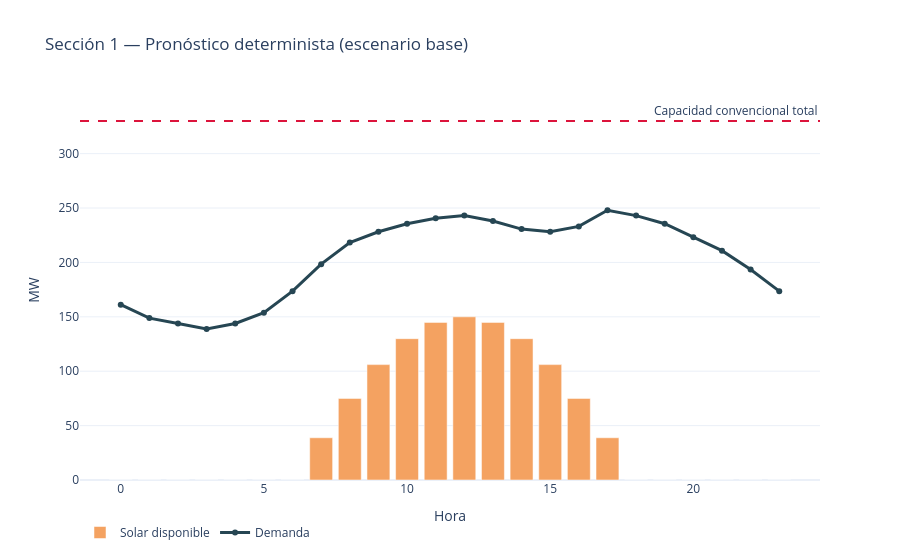

Notebook code cell kept with this figure:
### Code cell
# Visualizacion del pronostico determinista (base)
fig = go.Figure()
fig.add_bar(x=T, y=Psol_base, name="Solar disponible", marker_color="#f4a261")
fig.add_scatter(x=T, y=D_base, name="Demanda", mode="lines+markers",
                line=dict(color="#264653", width=3))
fig.add_hline(y=sum(Pmax.values()), line_dash="dash", line_color="crimson",
              annotation_text="Capacidad convencional total")
fig.update_layout(title="Sección 1 — Pronóstico determinista (escenario base)",
                  xaxis_title="Hora", yaxis_title="MW", template="plotly_white",
                  legend=dict(orientation="h"))
fig.show()

### Figure 1 — Plotly figure (JSON) as saved in the notebook; plotly's stock layout.template omitted (floating-point values rounded to 4 significant figures)
{"data": [{"marker": {"color": "#f4a261"}, "name": "Solar disponible", "type": "bar", "x": [0, 1, 2, 3, 4, 5, 6, 7, 8, 9, 10, 11, 12, 13, 14, 15, 16, 17, 18, 19, 20, 21, 22, 23], "y": [0.0, 0.0, 0.0, 0.0, 0.0, 0.0, 0.0, 38.82, 75.0, 106.1, 129.9, 144.9, 150.0, 144.9, 129.9, 106.1, 75.0, 38.82, 1.837e-14, 0.0, 0.0, 0.0, 0.0, 0.0]}, {"line": {"color": "#264653", "width": 3}, "mode": "lines+markers", "name": "Demanda", "type": "scatter", "x": [0, 1, 2, 3, 4, 5, 6, 7, 8, 9, 10, 11, 12, 13, 14, 15, 16, 17, 18, 19, 20, 21, 22, 23], "y": [161.2, 148.8, 143.8, 138.9, 143.8, 153.8, 173.6, 198.4, 218.2, 228.2, 235.6, 240.6, 243.0, 238.1, 230.6, 228.2, 233.1, 248.0, 243.0, 235.6, 223.2, 210.8, 193.4, 173.6]}], "layout": {"annotations": [{"showarrow": false, "text": "Capacidad convencional total", "x": 1, "xanchor": "right", "xref": "x domain", "y": 330, "yanchor": "bottom", "yref": "y"}], "legend": {"orientation": "h"}, "shapes": [{"line": {"color": "crimson", "dash": "dash"}, "type": "line", "x0": 0, "x1": 1, "xref": "x domain", "y0": 330, "y1": 330, "yref": "y"}], "title": {"text": "Sección 1 — Pronóstico determinista (escenario base)"}, "xaxis": {"title": {"text": "Hora"}}, "yaxis": {"title": {"text": "MW"}}}}
